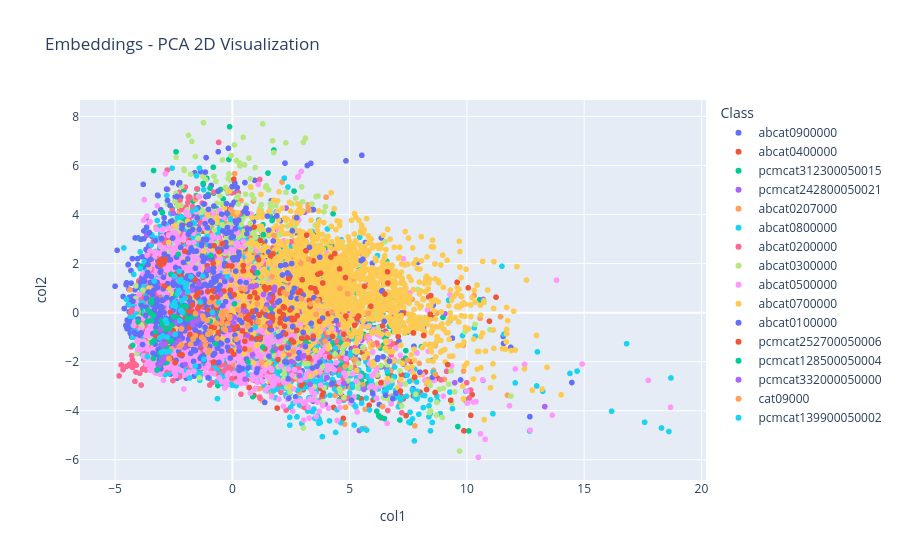

Notebook code for this chart:
### Markdown cell above
#### 3.2.3. Train and Evaluate Combined Model

### Code cell
# Combine text and image columns to form the feature set
X_train = train_df[text_columns + image_columns].values
X_test = test_df[text_columns + image_columns].values

# Train and evaluate models
trained_models = train_classic(X_train, X_test, y_train, y_test)

### Figure 1 — Plotly figure (JSON) as saved in the notebook; plotly's stock layout.template omitted (floating-point values rounded to 4 significant figures; data arrays with more than 128 entries replaced by an {"elided": "..."} marker saying what was removed)
{"data": [{"hovertemplate": "Class=abcat0900000<br>col1=%{x}<br>col2=%{y}<extra></extra>", "legendgroup": "abcat0900000", "marker": {"color": "#636efa", "symbol": "circle"}, "mode": "markers", "name": "abcat0900000", "showlegend": true, "type": "scattergl", "x": {"elided": "2796 float values"}, "xaxis": "x", "y": {"elided": "2796 float values"}, "yaxis": "y"}, {"hovertemplate": "Class=abcat0400000<br>col1=%{x}<br>col2=%{y}<extra></extra>", "legendgroup": "abcat0400000", "marker": {"color": "#EF553B", "symbol": "circle"}, "mode": "markers", "name": "abcat0400000", "showlegend": true, "type": "scattergl", "x": {"elided": "1049 float values"}, "xaxis": "x", "y": {"elided": "1049 float values"}, "yaxis": "y"}, {"hovertemplate": "Class=pcmcat312300050015<br>col1=%{x}<br>col2=%{y}<extra></extra>", "legendgroup": "pcmcat312300050015", "marker": {"color": "#00cc96", "symbol": "circle"}, "mode": "markers", "name": "pcmcat312300050015", "showlegend": true, "type": "scattergl", "x": {"elided": "1462 float values"}, "xaxis": "x", "y": {"elided": "1462 float values"}, "yaxis": "y"}, {"hovertemplate": "Class=pcmcat242800050021<br>col1=%{x}<br>col2=%{y}<extra></extra>", "legendgroup": "pcmcat242800050021", "marker": {"color": "#ab63fa", "symbol": "circle"}, "mode": "markers", "name": "pcmcat242800050021", "showlegend": true, "type": "scattergl", "x": {"elided": "355 float values"}, "xaxis": "x", "y": {"elided": "355 float values"}, "yaxis": "y"}, {"hovertemplate": "Class=abcat0207000<br>col1=%{x}<br>col2=%{y}<extra></extra>", "legendgroup": "abcat0207000", "marker": {"color": "#FFA15A", "symbol": "circle"}, "mode": "markers", "name": "abcat0207000", "showlegend": true, "type": "scattergl", "x": {"elided": "915 float values"}, "xaxis": "x", "y": {"elided": "915 float values"}, "yaxis": "y"}, {"hovertemplate": "Class=abcat0800000<br>col1=%{x}<br>col2=%{y}<extra></extra>", "legendgroup": "abcat0800000", "marker": {"color": "#19d3f3", "symbol": "circle"}, "mode": "markers", "name": "abcat0800000", "showlegend": true, "type": "scattergl", "x": {"elided": "1998 float values"}, "xaxis": "x", "y": {"elided": "1998 float values"}, "yaxis": "y"}, {"hovertemplate": "Class=abcat0200000<br>col1=%{x}<br>col2=%{y}<extra></extra>", "legendgroup": "abcat0200000", "marker": {"color": "#FF6692", "symbol": "circle"}, "mode": "markers", "name": "abcat0200000", "showlegend": true, "type": "scattergl", "x": {"elided": "1042 float values"}, "xaxis": "x", "y": {"elided": "1042 float values"}, "yaxis": "y"}, {"hovertemplate": "Class=abcat0300000<br>col1=%{x}<br>col2=%{y}<extra></extra>", "legendgroup": "abcat0300000", "marker": {"color": "#B6E880", "symbol": "circle"}, "mode": "markers", "name": "abcat0300000", "showlegend": true, "type": "scattergl", "x": {"elided": "810 float values"}, "xaxis": "x", "y": {"elided": "810 float values"}, "yaxis": "y"}, {"hovertemplate": "Class=abcat0500000<br>col1=%{x}<br>col2=%{y}<extra></extra>", "legendgroup": "abcat0500000", "marker": {"color": "#FF97FF", "symbol": "circle"}, "mode": "markers", "name": "abcat0500000", "showlegend": true, "type": "scattergl", "x": {"elided": "1681 float values"}, "xaxis": "x", "y": {"elided": "1681 float values"}, "yaxis": "y"}, {"hovertemplate": "Class=abcat0700000<br>col1=%{x}<br>col2=%{y}<extra></extra>", "legendgroup": "abcat0700000", "marker": {"color": "#FECB52", "symbol": "circle"}, "mode": "markers", "name": "abcat0700000", "showlegend": true, "type": "scattergl", "x": {"elided": "1692 float values"}, "xaxis": "x", "y": {"elided": "1692 float values"}, "yaxis": "y"}, {"hovertemplate": "Class=abcat0100000<br>col1=%{x}<br>col2=%{y}<extra></extra>", "legendgroup": "abcat0100000", "marker": {"color": "#636efa", "symbol": "circle"}, "mode": "markers", "name": "abcat0100000", "showlegend": true, "type": "scattergl", "x": {"elided": "578 float values"}, "xaxis": "x", "y": {"elided": "578 float values"}, "yaxis": "y"}, {"hovertemplate": "Class=pcmcat252700050006<br>col1=%{x}<br>col2=%{y}<extra></extra>", "legendgroup": "pcmcat252700050006", "marker": {"color": "#EF553B", "symbol": "circle"}, "mode": "markers", "name": "pcmcat252700050006", "showlegend": true, "type": "scattergl", "x": {"elided": "211 float values"}, "xaxis": "x", "y": {"elided": "211 float values"}, "yaxis": "y"}, {"hovertemplate": "Class=pcmcat128500050004<br>col1=%{x}<br>col2=%{y}<extra></extra>", "legendgroup": "pcmcat128500050004", "marker": {"color": "#00cc96", "symbol": "circle"}, "mode": "markers", "name": "pcmcat128500050004", "showlegend": true, "type": "scattergl", "x": [-2.595, -1.714, -3.007, -2.988, 0.6622, -0.9453, -2.999, -2.175, -2.307, -2.511, 1.645, -1.978, -2.554, -1.538, -2.789, -2.055, -2.62, -3.45, -2.736, -3.366, -3.453, -3.136, -3.028, -3.463, 1.737, -2.337, -3.007, -3.422, -3.214, -2.892, -3.603, -3.478, -3.348, -3.021, -0.5905, -2.79, -0.5412, -3.107, 1.3, -2.412, -0.7096, -1.6, 1.324, -3.088, -1.922, -0.9193, -3.365, -3.268, -2.689, -3.055, -2.664, -3.62, -4.249, -1.249, 1.073, 0.08794, -0.402, -4.021], "xaxis": "x", "y": [-1.148, -0.2132, -2.051, 4.089, -2.006, -0.3514, -1.325, 0.2753, 2.375, -0.1603, 0.1732, 0.2662, -0.4975, -0.08803, -2.027, -0.02766, 1.562, 0.3934, -1.441, -1.867, -0.3338, -2.218, -1.864, 0.5138, -1.546, -0.2175, -0.3501, -1.215, -2.344, -0.674, 0.1026, -0.0275, -1.146, -0.537, -0.2379, -0.3499, 0.003462, -2.087, -1.404, 0.7119, -1.276, -0.3209, 3.18, -1.645, -0.2561, 2.335, -0.1173, -0.7717, -0.6568, -0.6529, -1.152, -0.3493, -1.334, 5.264, 1.62, 0.361, -0.615, -0.3747], "yaxis": "y"}, {"hovertemplate": "Class=pcmcat332000050000<br>col1=%{x}<br>col2=%{y}<extra></extra>", "legendgroup": "pcmcat332000050000", "marker": {"color": "#ab63fa", "symbol": "circle"}, "mode": "markers", "name": "pcmcat332000050000", "showlegend": true, "type": "scattergl", "x": [-1.559, -3.011, 0.5782, -2.969, -2.913, 4.03, 1.452, 3.316, 5.61, -2.522, 4.757, -3.08, -0.7894, -2.151, -2.923, -2.067, 9.482, 0.5405, -1.714, -1.353, 1.6, 0.8602, -2.43, -2.939, -2.359, 1.329, -2.84, -1.274, -2.475, -2.986, -3.08, -1.416, 13.32, -2.855, -1.674, -2.249, -1.057, -2.657, -2.976, -1.434, -2.869, 2.853, -0.05373, -2.39, 3.007, 1.78, 3.054, 1.562, 1.85, -2.239, 0.06295, 0.8189, -0.4934, -1.445, 0.7663, 1.797, -0.116, 0.07695, -2.165, -2.917, 2.518, -2.356, -3.125, -0.3871, 0.9129, 0.9129, -2.914, 0.3642, -2.8, -1.71, -2.103, 0.2902, -2.929, -0.5005, 0.6551, 1.765, -0.02117, -2.041, 1.015, -2.007, -0.4934, 0.5473], "xaxis": "x", "y": [-0.3279, -1.994, 0.9316, -1.954, -1.842, -2.651, 0.2384, -2.918, -3.133, 4.055, -2.883, -0.7026, -0.08835, -0.5881, -1.84, 0.758, -2.859, -2.715, 0.9175, -1.343, -0.4138, -1.717, -1.335, -1.926, -0.4005, 0.7431, -1.861, -1.241, 1.433, -1.958, -0.7026, -0.0211, -3.832, -1.854, -0.5015, -1.14, 1.771, -0.8676, -1.307, 1.171, -1.285, -2.571, 1.331, -0.4223, -1.792, 0.9013, -1.758, 0.5767, -1.482, -1.304, -0.4217, 1.077, -0.2881, -0.2936, 1.054, 1.03, -0.7007, -0.1905, 0.09048, -1.901, -1.995, -1.232, -2.125, 1.443, 1.817, 1.817, -1.859, 0.1037, -1.741, -0.4181, -1.388, -1.4, -1.018, 0.7585, -0.9357, 0.288, -0.3555, -1.425, 1.103, -2.12, -0.2881, 0.06008], "yaxis": "y"}, {"hovertemplate": "Class=cat09000<br>col1=%{x}<br>col2=%{y}<extra></extra>", "legendgroup": "cat09000", "marker": {"color": "#FFA15A", "symbol": "circle"}, "mode": "markers", "name": "cat09000", "showlegend": true, "type": "scattergl", "x": {"elided": "132 float values"}, "xaxis": "x", "y": {"elided": "132 float values"}, "yaxis": "y"}, {"hovertemplate": "Class=pcmcat139900050002<br>col1=%{x}<br>col2=%{y}<extra></extra>", "legendgroup": "pcmcat139900050002", "marker": {"color": "#19d3f3", "symbol": "circle"}, "mode": "markers", "name": "pcmcat139900050002", "showlegend": true, "type": "scattergl", "x": [-2.191, -1.217, -2.293, -2.813, -2.21, -3.092, -2.452, 0.9779, -2.23, -1.985, -1.899, -2.268, -3.328, -2.335, -2.47, -2.194, -2.01, -3.018, -2.793, -2.94, -2.422, -1.364, -2.164, -1.582, -2.271, -2.571, -3.627, -2.308, -2.128, -1.265, -2.056, -2.44, -2.337, -2.857, -0.5813, -2.961, -2.774, -0.8569, -2.204, -1.56, -2.661, -0.2079, -1.766, -1.949], "xaxis": "x", "y": [0.08916, -1.901, 0.9114, -1.604, 1.256, -1.03, 0.4367, -0.5927, -0.33, 1.025, 0.8383, 1.284, 1.284, 0.7674, 1.484, 0.08463, 0.5873, -1.621, -0.4398, -1.571, 0.2514, 0.4316, 0.485, -2.176, 1.686, 0.3024, -1.79, 0.8857, 0.02659, 1.486, 1.214, -0.8865, 0.7622, -0.298, 0.4137, -0.9444, -1.0, 0.01672, 1.354, 4.215, -1.581, 1.462, 1.464, 1.172], "yaxis": "y"}], "layout": {"legend": {"title": {"text": "Class"}, "tracegroupgap": 0}, "title": {"text": "Embeddings - PCA 2D Visualization"}, "xaxis": {"anchor": "y", "domain": [0, 1], "title": {"text": "col1"}}, "yaxis": {"anchor": "x", "domain": [0, 1], "title": {"text": "col2"}}}}
